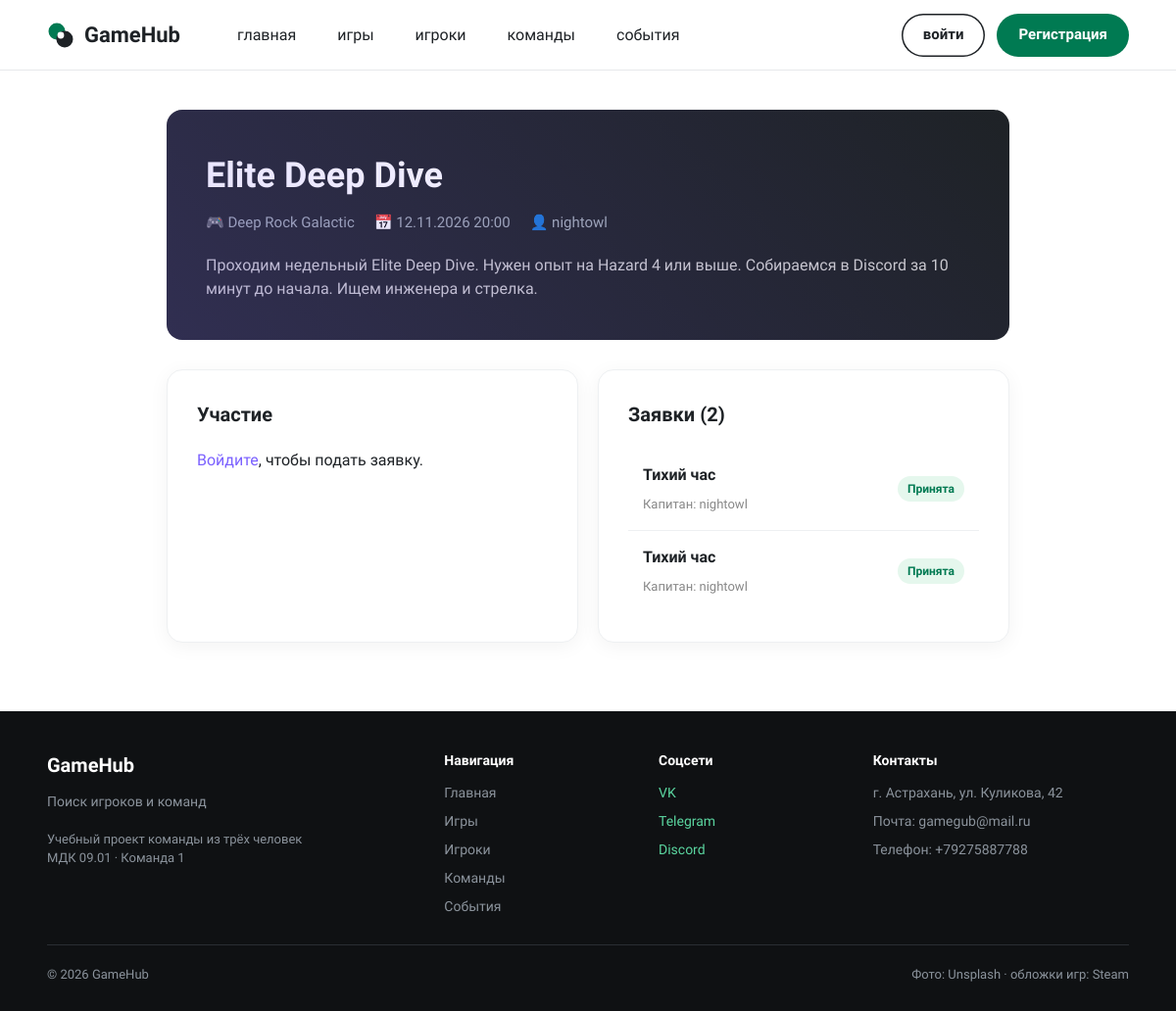
The app's page /event.php?id=1 with its own data.
### tables this page shows
CREATE TABLE events (
  id              INT UNSIGNED AUTO_INCREMENT PRIMARY KEY,
  title           VARCHAR(60) NOT NULL,
  game_id         INT UNSIGNED NOT NULL,
  organizer_id    INT UNSIGNED NOT NULL,
  team_id         INT UNSIGNED NULL,
  starts_at       DATETIME NOT NULL,
  duration_min    SMALLINT UNSIGNED NOT NULL DEFAULT 180,
  slots           TINYINT UNSIGNED NOT NULL DEFAULT 4,
  play_mode       ENUM('chill','tryhard','newbies') NOT NULL DEFAULT 'chill',
  need_mic        TINYINT(1) NOT NULL DEFAULT 1,
  min_reliability TINYINT UNSIGNED NOT NULL DEFAULT 0,
  description     VARCHAR(500) NOT NULL DEFAULT '',
  created_at      DATETIME NOT NULL DEFAULT CURRENT_TIMESTAMP,
  CONSTRAINT fk_ev_game  FOREIGN KEY (game_id)      REFERENCES games(id),
  CONSTRAINT fk_ev_org   FOREIGN KEY (organizer_id) REFERENCES users(id) ON DELETE CASCADE,
  CONSTRAINT fk_ev_team  FOREIGN KEY (team_id)      REFERENCES teams(id) ON DELETE SET NULL
);

CREATE TABLE games (
  id          INT UNSIGNED AUTO_INCREMENT PRIMARY KEY,
  title       VARCHAR(80)  NOT NULL UNIQUE,
  genre       VARCHAR(40)  NOT NULL,
  format      VARCHAR(20)  NOT NULL,
  max_players TINYINT UNSIGNED NOT NULL DEFAULT 4,
  description VARCHAR(300) NOT NULL DEFAULT '',
  cover       VARCHAR(255) NULL,
  banner      VARCHAR(255) NULL
);

CREATE TABLE users (
  id            INT UNSIGNED AUTO_INCREMENT PRIMARY KEY,
  nickname      VARCHAR(20)  NOT NULL UNIQUE,
  email         VARCHAR(120) NOT NULL UNIQUE,
  password_hash VARCHAR(255) NOT NULL,
  role          ENUM('user','admin') NOT NULL DEFAULT 'user',
  avatar        VARCHAR(255) NULL,
  created_at    DATETIME NOT NULL DEFAULT CURRENT_TIMESTAMP
);

CREATE TABLE event_participants (
  id         INT UNSIGNED AUTO_INCREMENT PRIMARY KEY,
  event_id   INT UNSIGNED NOT NULL,
  user_id    INT UNSIGNED NOT NULL,
  team_id    INT UNSIGNED NULL,
  comment    VARCHAR(200) NOT NULL DEFAULT '',
  status     ENUM('pending','accepted','rejected') NOT NULL DEFAULT 'pending',
  created_at DATETIME NOT NULL DEFAULT CURRENT_TIMESTAMP,
  UNIQUE KEY uq_event_user (event_id, user_id),
  CONSTRAINT fk_ep_event FOREIGN KEY (event_id) REFERENCES events(id) ON DELETE CASCADE,
  CONSTRAINT fk_ep_user  FOREIGN KEY (user_id)  REFERENCES users(id)  ON DELETE CASCADE,
  CONSTRAINT fk_ep_team  FOREIGN KEY (team_id)  REFERENCES teams(id)  ON DELETE SET NULL
);

CREATE TABLE teams (
  id         INT UNSIGNED AUTO_INCREMENT PRIMARY KEY,
  name       VARCHAR(30)  NOT NULL UNIQUE,
  game_id    INT UNSIGNED NOT NULL,
  captain_id INT UNSIGNED NOT NULL,
  size       TINYINT UNSIGNED NOT NULL DEFAULT 4,
  play_mode  ENUM('chill','tryhard') NOT NULL DEFAULT 'chill',
  schedule   VARCHAR(60)  NOT NULL DEFAULT '',
  about      VARCHAR(300) NOT NULL DEFAULT '',
  emblem     VARCHAR(255) NULL,
  created_at DATETIME NOT NULL DEFAULT CURRENT_TIMESTAMP,
  CONSTRAINT fk_team_game    FOREIGN KEY (game_id)    REFERENCES games(id),
  CONSTRAINT fk_team_captain FOREIGN KEY (captain_id) REFERENCES users(id) ON DELETE CASCADE
);

### includes/db.php (called while the page is built, shortened)
<?php
function db(): PDO
{
    static $pdo = null;
    if ($pdo) {
        return $pdo;
    }
    $c = config();
    $dsn = "mysql:host={$c['db_host']};dbname={$c['db_name']};charset=utf8mb4";
    try {
        $pdo = new PDO($dsn, $c['db_user'], $c['db_pass'], [
            PDO::ATTR_ERRMODE => PDO::ERRMODE_EXCEPTION,
            PDO::ATTR_DEFAULT_FETCH_MODE => PDO::FETCH_ASSOC,
            PDO::ATTR_EMULATE_PREPARES => false,
        ]);
    } catch (PDOException $e) {
        fatal_page('Нет подключения к базе данных', 'Проверьте, что MySQL запущен и база gamehub импортирована (см. README).', $e);
    }
    return $pdo;
}
function q(string $sql, array $params = []): PDOStatement
{
    $st = db()->prepare($sql);
    $st->execute($params);
    return $st;
}
function one(string $sql, array $params = []): ?array
{
    $row = q($sql, $params)->fetch();
    return $row ?: null;
}
function all(string $sql, array $params = []): array
{
    return q($sql, $params)->fetchAll();
}

### includes/bootstrap.php (called while the page is built, shortened)
<?php
require __DIR__ . '/db.php';
function e(?string $s): string
{
    return htmlspecialchars((string)$s, ENT_QUOTES, 'UTF-8');
}
function current_user(): ?array
{
    static $u = false;
    if ($u !== false) {
        return $u;
    }
    $id = $_SESSION['user_id'] ?? null;
    $u = $id ? one('SELECT id, nickname, email, role, avatar FROM users WHERE id = ?', [$id]) : null;
    return $u;
}

### event.php (the view, shortened to what this page needs)
<?php
require __DIR__ . '/includes/bootstrap.php';
$event_id = (int)($_GET['id'] ?? 0);
$event = one("SELECT e.*, g.title as game_title, g.cover, u.nickname as organizer_name
              FROM events e
              JOIN games g ON e.game_id = g.id
              JOIN users u ON e.organizer_id = u.id
              WHERE e.id = ?", [$event_id]);
$current_user = current_user();
$applications = all("SELECT ep.id as app_id, ep.status, t.name as team_name, u.nickname as captain_name
                     FROM event_participants ep
                     JOIN teams t ON ep.team_id = t.id
                     JOIN users u ON t.captain_id = u.id
                     WHERE ep.event_id = ?", [$event_id]);
require __DIR__ . '/includes/header.php';
?>
<div class="event-wrapper">
    <div class="event-header-card">
        <h1 class="event-title"><?= e($event['title']) ?></h1>
        <div class="event-meta">
            <span>🎮 <?= e($event['game_title']) ?></span>
            <span>📅 <?= (!empty($event['starts_at'])) ? date('d.m.Y H:i', strtotime($event['starts_at'])) : 'Дата уточняется' ?></span>
            <span>👤 <?= e($event['organizer_name']) ?></span>
        </div>
        <?php if (!empty($event['description'])): ?>
            <p style="margin-top: 20px; color: #ccc; line-height: 1.5;"><?= nl2br(e($event['description'])) ?></p>
        <?php endif; ?>
    </div>
    <div style="display: grid; grid-template-columns: 1fr 1fr; gap: 20px;">
        <div class="card">
            <h3>Участие</h3>
            <?php if (!$current_user): ?>
                <p><a href="login.php" style="color: #7B61FF;">Войдите</a>, чтобы подать заявку.</p>
            <?php else: ?>
                <p>Подать заявку может только капитан команды.<br><a href="team_create.php" style="color: #7B61FF;">Создать команду</a></p>
            <?php endif; ?>
        </div>
        <div class="card">
            <h3>Заявки (<?= count($applications) ?>)</h3>
            <?php if (empty($applications)): ?>
                <p style="color: #888;">Пока нет заявок.</p>
            <?php else: ?>
                <ul class="app-list">
                    <?php foreach ($applications as $app): ?>
                        <li class="app-item">
                            <div>
                                <strong style="display:block; margin-bottom: 5px;"><?= e($app['team_name']) ?></strong>
                                <span style="color: #888; font-size: 13px;">Капитан: <?= e($app['captain_name']) ?></span>
                            </div>
                            <div style="text-align: right;">
                                <span class="status-badge status-<?= $app['status'] ?>">
                                    <?php
                                        if ($app['status'] === 'accepted') echo 'Принята';
                                    ?>
                                </span>
                            </div>
                        </li>
                    <?php endforeach; ?>
                </ul>
            <?php endif; ?>
        </div>
    </div>
</div>
<?php require __DIR__ . '/includes/footer.php'; ?>

### assets/css/style.css (style rules this page uses)
:root { --bg-dark: #15171A; --panel: #1F2226; --line-dark: #2E3237; --text: #1E2226; --muted: #5C636B; --hint: #8B939C; --soft: #F4F5F6; --chip: #F0F1F3; --line: #E1E4E8; --green: #007A52; --green-d: #006443; --green-l: #5BD6A0; --green-bg: #E3F4EC; --red: #D93F3F; --red-bg: #FBEAEA; --amber-bg: #FFF4DE; --amber: #9A6B12; --wrap: 1344px; }
*, *::before, *::after { box-sizing: border-box; }
html { -webkit-text-size-adjust: 100%; }
body { margin: 0; background: #fff; color: var(--text); font: 16px/1.5 'Onest', system-ui, -apple-system, 'Segoe UI', sans-serif; }
a { color: inherit; text-decoration: none; }
h1, h2, h3, p { margin: 0; }
.card { background: #fff; border: 1px solid var(--line); }

### event.php (style rules this page uses)
.event-wrapper { max-width: 900px; margin: 40px auto; padding: 0 20px; font-family: 'Onest', sans-serif; }
.event-header-card { background: #1E2226; color: white; border-radius: 16px; padding: 40px; margin-bottom: 30px; position: relative; overflow: hidden; }
.event-header-card::before { content: ''; position: absolute; top: 0; left: 0; right: 0; bottom: 0; background: linear-gradient(45deg, rgba(123, 97, 255, 0.2), transparent); pointer-events: none; }
.event-title { font-size: 36px; font-weight: 800; margin: 0 0 10px 0; }
.event-meta { display: flex; gap: 20px; color: #a0aab2; font-size: 15px; }
.event-meta span { display: flex; align-items: center; gap: 5px; }
.card { background: white; border-radius: 16px; padding: 30px; margin-bottom: 30px; box-shadow: 0 4px 20px rgba(0,0,0,0.05); border: 1px solid #eef0f2; }
.card h3 { font-size: 20px; margin-top: 0; margin-bottom: 20px; color: #1E2226; }
.app-list { list-style: none; padding: 0; margin: 0; }
.app-item { display: flex; justify-content: space-between; align-items: center; padding: 15px; border-bottom: 1px solid #eef0f2; }
.app-item:last-child { border-bottom: none; }
.status-badge { display: inline-block; padding: 4px 10px; border-radius: 20px; font-size: 12px; font-weight: 600; }
.status-accepted { background: #E5F7ED; color: #007A52; }

### records on screen
events: title "Elite Deep Dive", game.title "Deep Rock Galactic", starts_at "12.11.2026 20:00", organizer.nickname "nightowl", description "Проходим недельный Elite Deep Dive. Нужен опыт на Hazard 4 или выше. Собираемся в Discord за 10 минут до начала. Ищем инженера и стрелка."
event_participants: team.name "Тихий час", user.nickname "nightowl", status "Принята"
event_participants: team.name "Тихий час", users.nickname "nightowl", status "Принята"

### other values on screen
$hlabel "главная"
$hlabel "игры"
$hlabel "игроки"
$hlabel "команды"
$hlabel "события"
count($applications) "2"
